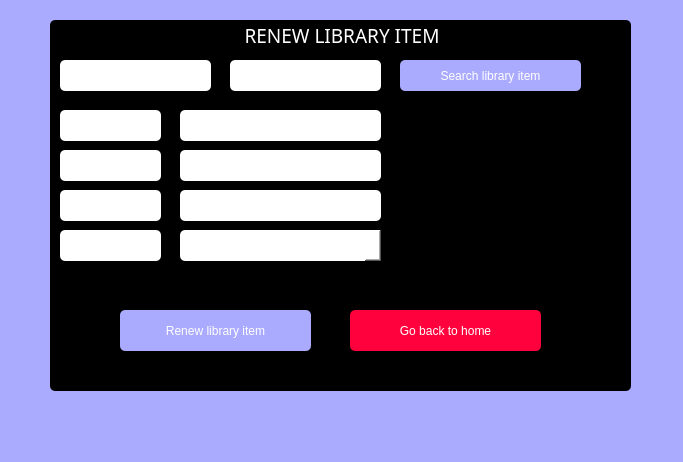
<?xml version="1.0" encoding="UTF-8"?>
<ui version="4.0">
 <class>RenewLibItem</class>
 <widget class="QDialog" name="RenewLibItem">
  <property name="geometry">
   <rect>
    <x>0</x>
    <y>0</y>
    <width>683</width>
    <height>462</height>
   </rect>
  </property>
  <property name="windowTitle">
   <string>Dialog</string>
  </property>
  <property name="styleSheet">
   <string notr="true">font: 75 14pt &quot;Rockwell&quot;;
color: rgbrgbrgb(255, 255, 255);
background-color: rgb(170, 170, 255);
border-radius: 5px;</string>
  </property>
  <widget class="QGroupBox" name="groupBox">
   <property name="geometry">
    <rect>
     <x>50</x>
     <y>20</y>
     <width>581</width>
     <height>371</height>
    </rect>
   </property>
   <property name="font">
    <font>
     <family>Rockwell</family>
     <pointsize>14</pointsize>
     <weight>9</weight>
     <italic>false</italic>
     <bold>false</bold>
    </font>
   </property>
   <property name="styleSheet">
    <string notr="true">font: 75 14pt &quot;Rockwell&quot;;
color: rgb(255, 255, 255);
background-color: rgb(0, 0, 0);
border-radius: 5px;</string>
   </property>
   <property name="title">
    <string>RENEW LIBRARY ITEM</string>
   </property>
   <property name="alignment">
    <set>Qt::AlignCenter</set>
   </property>
   <widget class="QLabel" name="label">
    <property name="geometry">
     <rect>
      <x>10</x>
      <y>40</y>
      <width>151</width>
      <height>31</height>
     </rect>
    </property>
    <property name="styleSheet">
     <string notr="true">font: 75 14pt &quot;Rockwell&quot;;
color:rgbrgb(0, 0, 0);
background-color: rgb(255, 255, 255);
border-radius: 5px;</string>
    </property>
    <property name="text">
     <string>Library Item ID</string>
    </property>
   </widget>
   <widget class="QLabel" name="label_2">
    <property name="geometry">
     <rect>
      <x>10</x>
      <y>90</y>
      <width>101</width>
      <height>31</height>
     </rect>
    </property>
    <property name="styleSheet">
     <string notr="true">font: 75 14pt &quot;Rockwell&quot;;
color:rgbrgb(0, 0, 0);
background-color: rgb(255, 255, 255);
border-radius: 5px;</string>
    </property>
    <property name="text">
     <string>Title</string>
    </property>
   </widget>
   <widget class="QLabel" name="label_3">
    <property name="geometry">
     <rect>
      <x>10</x>
      <y>130</y>
      <width>101</width>
      <height>31</height>
     </rect>
    </property>
    <property name="styleSheet">
     <string notr="true">font: 75 14pt &quot;Rockwell&quot;;
color:rgbrgb(0, 0, 0);
background-color: rgb(255, 255, 255);
border-radius: 5px;</string>
    </property>
    <property name="text">
     <string>Author</string>
    </property>
   </widget>
   <widget class="QLabel" name="label_4">
    <property name="geometry">
     <rect>
      <x>10</x>
      <y>170</y>
      <width>101</width>
      <height>31</height>
     </rect>
    </property>
    <property name="styleSheet">
     <string notr="true">font: 75 14pt &quot;Rockwell&quot;;
color:rgbrgb(0, 0, 0);
background-color: rgb(255, 255, 255);
border-radius: 5px;</string>
    </property>
    <property name="text">
     <string>Subject</string>
    </property>
   </widget>
   <widget class="QLabel" name="label_5">
    <property name="geometry">
     <rect>
      <x>10</x>
      <y>210</y>
      <width>101</width>
      <height>31</height>
     </rect>
    </property>
    <property name="styleSheet">
     <string notr="true">font: 75 14pt &quot;Rockwell&quot;;
color:rgbrgb(0, 0, 0);
background-color: rgb(255, 255, 255);
border-radius: 5px;</string>
    </property>
    <property name="text">
     <string>Category</string>
    </property>
   </widget>
   <widget class="QPushButton" name="pushButton">
    <property name="geometry">
     <rect>
      <x>350</x>
      <y>40</y>
      <width>181</width>
      <height>31</height>
     </rect>
    </property>
    <property name="styleSheet">
     <string notr="true">font: 75 14pt &quot;Rockwell&quot;;
color: rgbrgbrgb(255, 255, 255);
background-color: rgb(170, 170, 255);
border-radius: 5px;</string>
    </property>
    <property name="text">
     <string>Search library item</string>
    </property>
   </widget>
   <widget class="QComboBox" name="comboBox">
    <property name="geometry">
     <rect>
      <x>130</x>
      <y>210</y>
      <width>201</width>
      <height>31</height>
     </rect>
    </property>
    <property name="styleSheet">
     <string notr="true">font: 75 14pt &quot;Rockwell&quot;;
color:rgbrgb(0, 0, 0);
background-color: rgb(255, 255, 255);
border-radius: 5px;</string>
    </property>
   </widget>
   <widget class="QPushButton" name="pushButton_2">
    <property name="geometry">
     <rect>
      <x>70</x>
      <y>290</y>
      <width>191</width>
      <height>41</height>
     </rect>
    </property>
    <property name="styleSheet">
     <string notr="true">font: 75 14pt &quot;Rockwell&quot;;
color: rgbrgbrgb(255, 255, 255);
background-color: rgb(170, 170, 255);
border-radius: 5px;</string>
    </property>
    <property name="text">
     <string>Renew library item</string>
    </property>
   </widget>
   <widget class="QPushButton" name="pushButton_3">
    <property name="geometry">
     <rect>
      <x>300</x>
      <y>290</y>
      <width>191</width>
      <height>41</height>
     </rect>
    </property>
    <property name="styleSheet">
     <string notr="true">font: 75 14pt &quot;Rockwell&quot;;
color: rgbrgbrgb(255, 255, 255);
background-color:rgb(255, 2, 61);
border-radius: 5px;</string>
    </property>
    <property name="text">
     <string>Go back to home</string>
    </property>
   </widget>
   <widget class="QTextEdit" name="textEdit">
    <property name="geometry">
     <rect>
      <x>180</x>
      <y>40</y>
      <width>151</width>
      <height>31</height>
     </rect>
    </property>
    <property name="styleSheet">
     <string notr="true">font: 75 14pt &quot;Rockwell&quot;;
color:rgbrgb(0, 0, 0);
background-color: rgb(255, 255, 255);
border-radius: 5px;</string>
    </property>
   </widget>
   <widget class="QTextEdit" name="textEdit_2">
    <property name="geometry">
     <rect>
      <x>130</x>
      <y>90</y>
      <width>201</width>
      <height>31</height>
     </rect>
    </property>
    <property name="styleSheet">
     <string notr="true">font: 75 14pt &quot;Rockwell&quot;;
color:rgbrgb(0, 0, 0);
background-color: rgb(255, 255, 255);
border-radius: 5px;</string>
    </property>
   </widget>
   <widget class="QTextEdit" name="textEdit_3">
    <property name="geometry">
     <rect>
      <x>130</x>
      <y>130</y>
      <width>201</width>
      <height>31</height>
     </rect>
    </property>
    <property name="styleSheet">
     <string notr="true">font: 75 14pt &quot;Rockwell&quot;;
color:rgbrgb(0, 0, 0);
background-color: rgb(255, 255, 255);
border-radius: 5px;</string>
    </property>
   </widget>
   <widget class="QTextEdit" name="textEdit_4">
    <property name="geometry">
     <rect>
      <x>130</x>
      <y>170</y>
      <width>201</width>
      <height>31</height>
     </rect>
    </property>
    <property name="styleSheet">
     <string notr="true">font: 75 14pt &quot;Rockwell&quot;;
color:rgbrgb(0, 0, 0);
background-color: rgb(255, 255, 255);
border-radius: 5px;</string>
    </property>
   </widget>
  </widget>
 </widget>
 <resources/>
 <connections/>
</ui>
